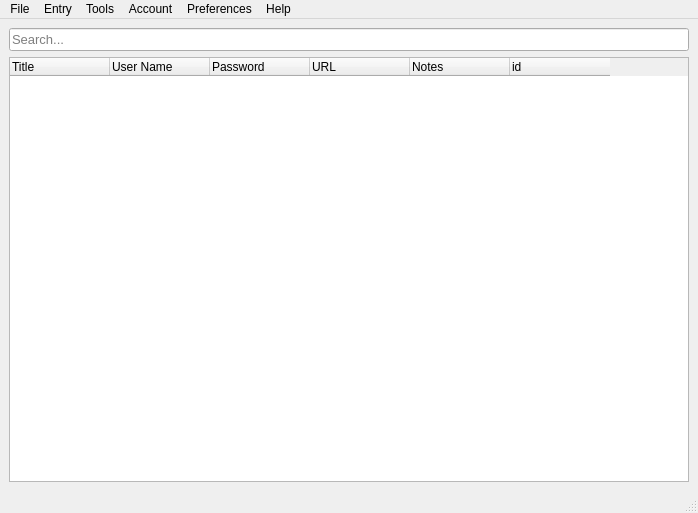
<?xml version="1.0" encoding="UTF-8"?>
<ui version="4.0">
 <class>MainWindow</class>
 <widget class="QMainWindow" name="MainWindow">
  <property name="geometry">
   <rect>
    <x>0</x>
    <y>0</y>
    <width>698</width>
    <height>513</height>
   </rect>
  </property>
  <property name="windowTitle">
   <string>MainWindow</string>
  </property>
  <widget class="QWidget" name="centralwidget">
   <layout class="QGridLayout" name="gridLayout">
    <item row="1" column="0">
     <widget class="QTableWidget" name="tableWidget">
      <property name="enabled">
       <bool>true</bool>
      </property>
      <property name="editTriggers">
       <set>QAbstractItemView::DoubleClicked</set>
      </property>
      <column>
       <property name="text">
        <string>Title</string>
       </property>
       <property name="textAlignment">
        <set>AlignLeading|AlignTop</set>
       </property>
      </column>
      <column>
       <property name="text">
        <string>User Name</string>
       </property>
       <property name="textAlignment">
        <set>AlignLeading|AlignTop</set>
       </property>
      </column>
      <column>
       <property name="text">
        <string>Password</string>
       </property>
       <property name="textAlignment">
        <set>AlignLeading|AlignTop</set>
       </property>
      </column>
      <column>
       <property name="text">
        <string>URL</string>
       </property>
       <property name="textAlignment">
        <set>AlignLeading|AlignTop</set>
       </property>
      </column>
      <column>
       <property name="text">
        <string>Notes</string>
       </property>
       <property name="textAlignment">
        <set>AlignLeading|AlignTop</set>
       </property>
      </column>
      <column>
       <property name="text">
        <string>id</string>
       </property>
       <property name="textAlignment">
        <set>AlignLeading|AlignTop</set>
       </property>
      </column>
     </widget>
    </item>
    <item row="0" column="0">
     <widget class="QLineEdit" name="searchBar">
      <property name="font">
       <font>
        <pointsize>10</pointsize>
       </font>
      </property>
      <property name="placeholderText">
       <string>Search...</string>
      </property>
     </widget>
    </item>
   </layout>
  </widget>
  <widget class="QMenuBar" name="menubar">
   <property name="geometry">
    <rect>
     <x>0</x>
     <y>0</y>
     <width>698</width>
     <height>26</height>
    </rect>
   </property>
   <widget class="QMenu" name="menuFile">
    <property name="title">
     <string>File</string>
    </property>
    <addaction name="actionExport"/>
   </widget>
   <widget class="QMenu" name="menuHelp">
    <property name="title">
     <string>Help</string>
    </property>
    <addaction name="action_about"/>
   </widget>
   <widget class="QMenu" name="menuEntry">
    <property name="title">
     <string>Entry</string>
    </property>
    <addaction name="actionReload"/>
    <addaction name="separator"/>
    <addaction name="actionAddEntry"/>
    <addaction name="actionEditEntry"/>
    <addaction name="actionDeleteEntry"/>
   </widget>
   <widget class="QMenu" name="menuAccount">
    <property name="title">
     <string>Account</string>
    </property>
    <addaction name="actionProfile"/>
    <addaction name="separator"/>
    <addaction name="actionSignOut"/>
   </widget>
   <widget class="QMenu" name="menuTools">
    <property name="title">
     <string>Tools</string>
    </property>
    <addaction name="actionPasswordGenerator"/>
   </widget>
   <widget class="QMenu" name="menuPreferences">
    <property name="title">
     <string>Preferences</string>
    </property>
    <widget class="QMenu" name="menuSelect_Theme">
     <property name="title">
      <string>Select Theme...</string>
     </property>
     <addaction name="actionLightTheme"/>
     <addaction name="actionDarkTheme"/>
    </widget>
    <addaction name="menuSelect_Theme"/>
   </widget>
   <addaction name="menuFile"/>
   <addaction name="menuEntry"/>
   <addaction name="menuTools"/>
   <addaction name="menuAccount"/>
   <addaction name="menuPreferences"/>
   <addaction name="menuHelp"/>
  </widget>
  <widget class="QStatusBar" name="statusbar"/>
  <action name="actionSave">
   <property name="text">
    <string>Save</string>
   </property>
  </action>
  <action name="actionImport">
   <property name="text">
    <string>Import...</string>
   </property>
  </action>
  <action name="actionExport">
   <property name="text">
    <string>Export...</string>
   </property>
   <property name="shortcut">
    <string>Ctrl+X</string>
   </property>
  </action>
  <action name="actionExit">
   <property name="text">
    <string>Exit</string>
   </property>
  </action>
  <action name="action_about">
   <property name="text">
    <string>About Passify</string>
   </property>
  </action>
  <action name="actionAddEntry">
   <property name="text">
    <string>Add Entry...</string>
   </property>
   <property name="shortcut">
    <string>Ctrl+I</string>
   </property>
  </action>
  <action name="actionEditEntry">
   <property name="text">
    <string>Edit Entry...</string>
   </property>
   <property name="shortcut">
    <string>Return</string>
   </property>
  </action>
  <action name="actionDeleteEntry">
   <property name="text">
    <string>Delete Entry</string>
   </property>
   <property name="shortcut">
    <string>Del</string>
   </property>
  </action>
  <action name="actionReload">
   <property name="text">
    <string>Reload</string>
   </property>
   <property name="shortcut">
    <string>Ctrl+R</string>
   </property>
  </action>
  <action name="actionProfile">
   <property name="text">
    <string>Profile</string>
   </property>
   <property name="shortcut">
    <string>Ctrl+P</string>
   </property>
  </action>
  <action name="actionChangePassword">
   <property name="text">
    <string>Change Password</string>
   </property>
  </action>
  <action name="actionSignOut">
   <property name="text">
    <string>Sign out</string>
   </property>
   <property name="shortcut">
    <string>Ctrl+Q</string>
   </property>
  </action>
  <action name="actionPasswordGenerator">
   <property name="text">
    <string>Password Generator</string>
   </property>
   <property name="shortcut">
    <string>Ctrl+G</string>
   </property>
  </action>
  <action name="actionLightTheme">
   <property name="text">
    <string>Light Theme</string>
   </property>
  </action>
  <action name="actionDarkTheme">
   <property name="text">
    <string>Dark Theme</string>
   </property>
  </action>
  <action name="actionImportFromFile">
   <property name="text">
    <string>Import...</string>
   </property>
  </action>
 </widget>
 <resources/>
 <connections/>
</ui>
